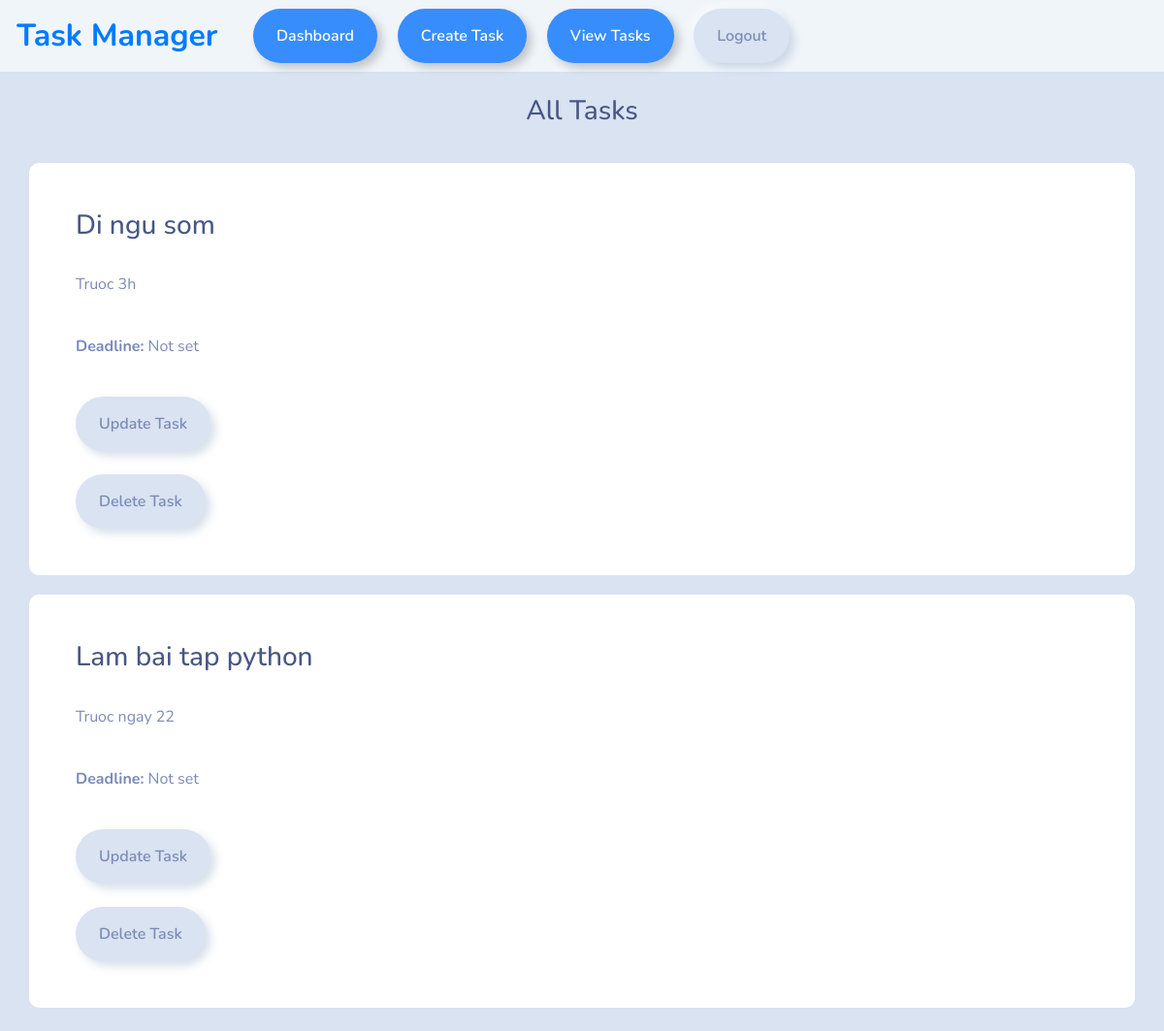
The page /view-tasks/ (signed in) on the database as committed earlier.
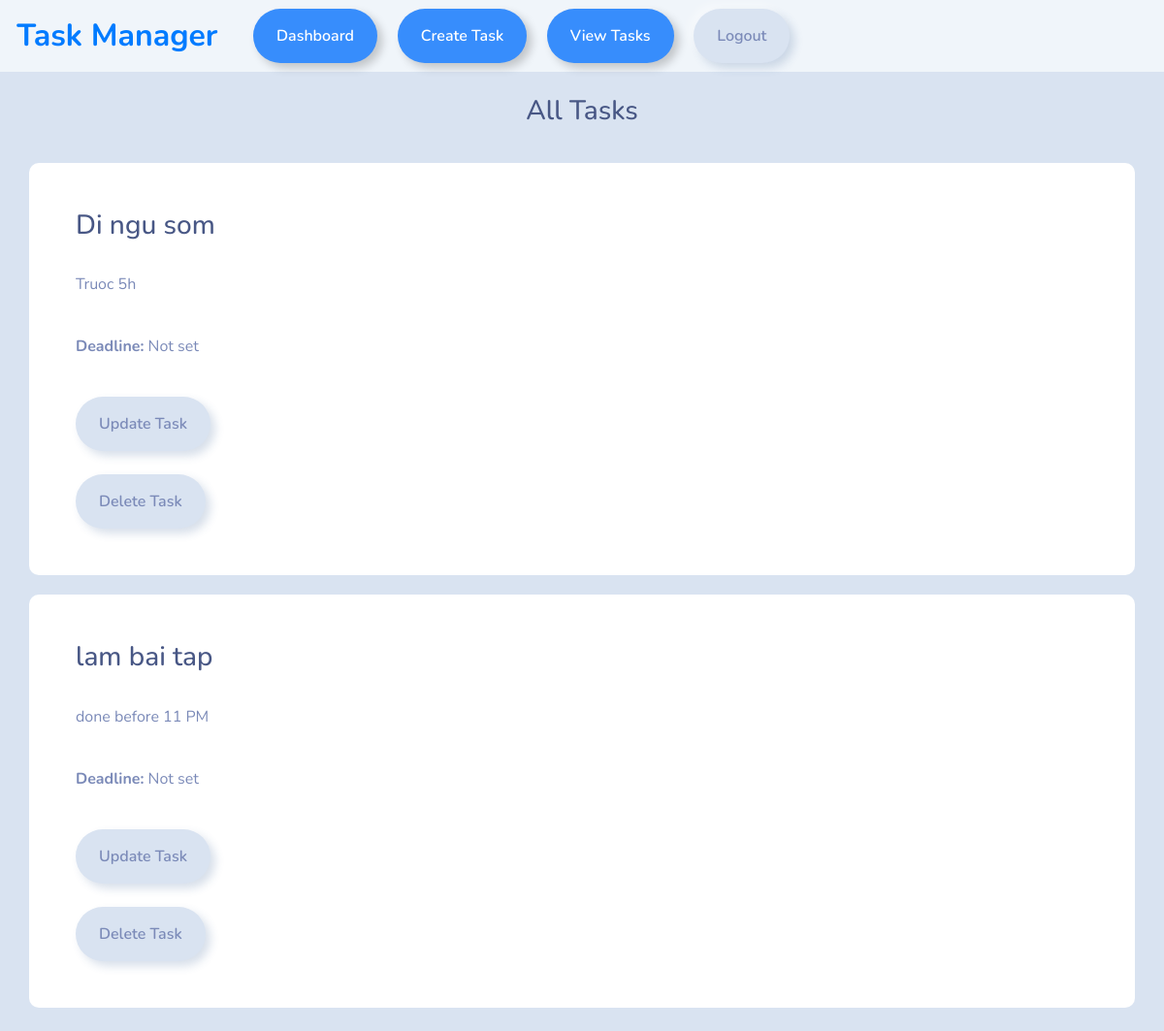
The same page on the database as committed later.
### taskManager/models.py (models this page shows)
class Task(models.Model):
    title = models.CharField(max_length=100, null=True)
    content = models.CharField(max_length=1000, null=True, blank=True)
    deadline = models.DateTimeField(null=True, blank=True)
    date_posted = models.DateTimeField(auto_now_add=True, null=True)
    user = models.ForeignKey(User,max_length=10, on_delete=models.CASCADE, null=True)

### taskManager/views.py (the view)
# urls.py: path('view-tasks/', views.viewTasks, name='view_tasks'),
@login_required(login_url='my_login')
def viewTasks(request):
    current_user = request.user.id
    tasks = Task.objects.filter(user=current_user)
    now = timezone.now()
    for task in tasks:
        if task.deadline:
            time_left = task.deadline - now
            if time_left.total_seconds() > 0:
                days = time_left.days
                hours = time_left.seconds // 3600
                task.time_remaining = f"{days} day{'s' if days != 1 else ''} {hours} hour{'s' if hours != 1 else ''} left"
            else:
                task.time_remaining = "Overdue"
        else:
            task.time_remaining = "No deadline set"
    context = {'tasks': tasks}
    return render(request, 'profile/view_tasks.html', context=context)

### templates/profile/view_tasks.html (shortened to what this page needs)
{% load static %}
<html>
    <head>
        <link rel="stylesheet" type="text/css" href="{% static 'css/style.css' %}">
        <link rel="stylesheet" type="text/css" href="https://bootswatch.com/5/morph/bootstrap.min.css">
    </head>
    {% include 'profile/base.html' %}
    <body>
        <br>
        <h3 class="text-center">All Tasks</h3>
        {% for tsk in tasks %}
            <div class="container bg-white shadow-md p-5 form-layout" style="margin-top: 20px">
                <h3>{{ tsk.title }}</h3>
                <br>
                <p>{{ tsk.content }}</p>
                <br>
                {% if tsk.deadline %}
                    <p><strong>Deadline:</strong> {{ tsk.deadline|date:"d/m/Y H:i" }}</p>
                    <p><strong>Time remaining:</strong> {{ tsk.time_remaining }}</p>
                {% else %}
                    <p><strong>Deadline:</strong> Not set</p>
                {% endif %}
                <br>
                <a class="btn btn-info navbar-btn" type="button" href="{% url 'update_task' tsk.id %}">Update Task</a>
                <br><br>
                <a class="btn btn-danger navbar-btn" type="button" href="{% url 'delete_task' tsk.id %}">Delete Task</a>
            </div>
        {% endfor %}
        <br>
    </body>
</html>

### templates/profile/base.html (shortened to what this page needs)
<nav class="navbar navbar-expand-lg navbar-light bg-light justify-content-center">
        <a class="navbar-brand main-heading">
          &nbsp; Task Manager
        </a>
          <div class="collapse navbar-collapse text-center" id="navbarNavDropdown">
            <ul class="navbar-nav ml-auto">
              <li class="nav-item">
                <a class="btn btn-outline-primary navbar-btn" type="button" href="{% url 'dashboard' %}">Dashboard</a>
              </li>
                <li class="nav-item">
                <a class="btn btn-outline-primary navbar-btn" type="button" href="{% url 'create_task' %}">Create Task</a>
              </li>
                <li class="nav-item">
                <a class="btn btn-outline-primary navbar-btn" type="button" href="{% url 'view_tasks' %}">View Tasks</a>
              </li>
                <li class="nav-item">
                <a class="btn btn-primary navbar-btn" type="button" href="{% url '' %}">Logout</a>
              </li>
            </ul>
          </div>
    </nav>

### static/css/style.css (style rules this page uses)
.form-layout { border-radius: 10px; width: 100px; }
.navbar-brand.main-heading { font-weight: bold; font-size: 2rem; color: #007bff; transition: color 0.3s ease, transform 0.3s ease; }

Rows that differ between the two databases and show on the page:
removed Task: title "Lam bai tap python", content "Truoc ngay 22", shows "Deadline:"
changed Task "Di ngu som": content "Truoc 3h" → "Truoc 5h"
added Task: title "lam bai tap", content "done before 11 PM", shows "Deadline:"
